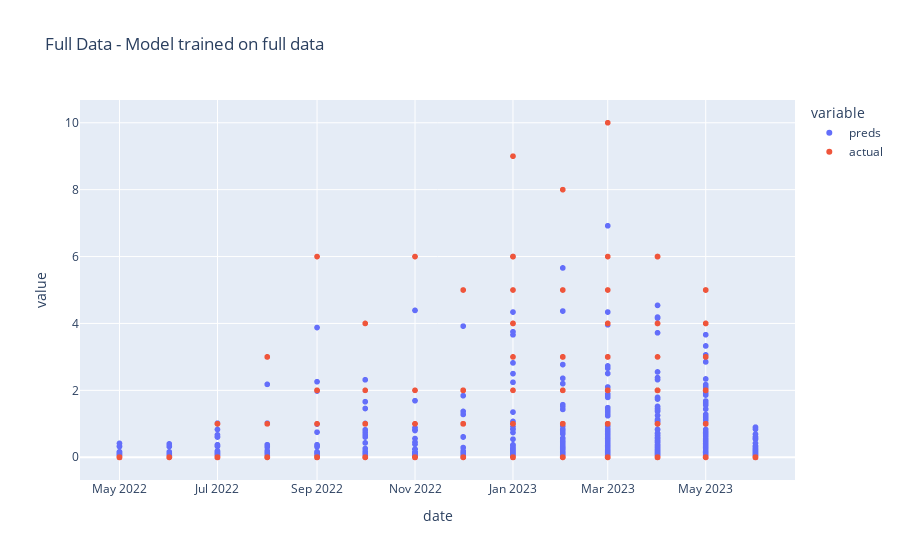

Notebook cell for this chart:
### Code cell
# scatter plot of predictions
plot_df = pd.DataFrame({'date': model['df_preds_full']['date'], 'preds': model['df_preds_full']['preds_full'],
                        'actual': model['df_preds_full']['shipped_quantity']})
fig = px.scatter(plot_df, x="date", y=plot_df.columns.tolist(), title="Full Data - Model trained on full data")
fig.show()

### Figure 1 — Plotly figure (JSON) as saved in the notebook; plotly's stock layout.template omitted (floating-point values rounded to 4 significant figures; data arrays with more than 128 entries replaced by an {"elided": "..."} marker saying what was removed)
{"data": [{"hovertemplate": "variable=preds<br>date=%{x}<br>value=%{y}<extra></extra>", "legendgroup": "preds", "marker": {"color": "#636efa", "symbol": "circle"}, "mode": "markers", "name": "preds", "showlegend": true, "type": "scattergl", "x": {"elided": "966 str values"}, "xaxis": "x", "y": {"elided": "966 float values"}, "yaxis": "y"}, {"hovertemplate": "variable=actual<br>date=%{x}<br>value=%{y}<extra></extra>", "legendgroup": "actual", "marker": {"color": "#EF553B", "symbol": "circle"}, "mode": "markers", "name": "actual", "showlegend": true, "type": "scattergl", "x": {"elided": "966 str values"}, "xaxis": "x", "y": {"elided": "966 int values"}, "yaxis": "y"}], "layout": {"legend": {"title": {"text": "variable"}, "tracegroupgap": 0}, "title": {"text": "Full Data - Model trained on full data"}, "xaxis": {"anchor": "y", "domain": [0, 1], "title": {"text": "date"}}, "yaxis": {"anchor": "x", "domain": [0, 1], "title": {"text": "value"}}}}
